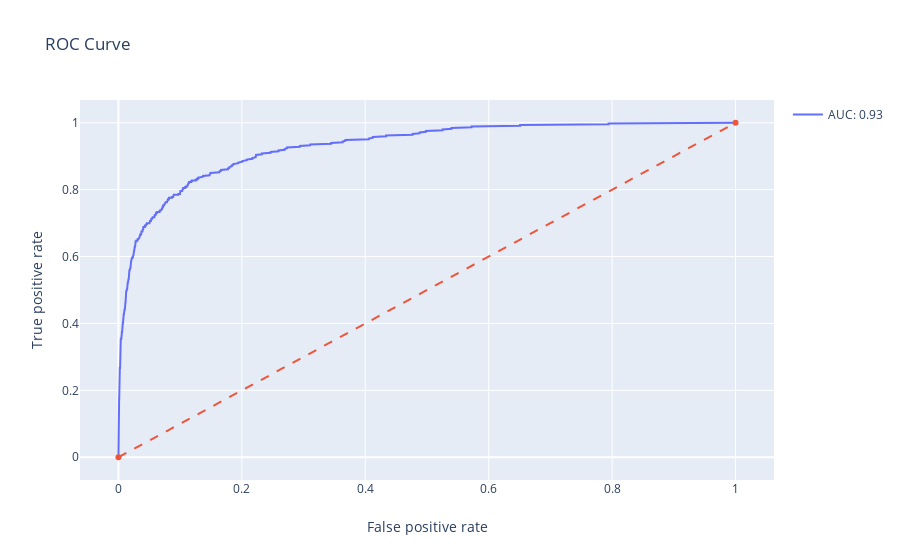

The notebook cell this image was saved under:
### Code cell
#ROC and AUC

#predict probabilities for the negative class
y_proba = lr_model.predict_proba(X_val)[:,1] 

from sklearn.metrics import roc_curve,roc_auc_score

fprs, tprs, thresholds = roc_curve(y_val, y_proba, pos_label = 1)

roc_auc = roc_auc_score(y_val, y_proba)

#ROC Plot
trace_1 = go.Scatter(x=fprs, y = tprs,  name = 'AUC: %0.2f' %roc_auc)
trace_2 = go.Scatter(x=[0,1], y = [0,1], line = dict(dash = 'dash'), showlegend=False)

data = [trace_1,trace_2]

layout = go.Layout(title = 'ROC Curve',
                  xaxis = dict(title = 'False positive rate'),
                  yaxis = dict(title = 'True positive rate'))

fig = go.Figure(data = data, layout = layout)

fig.show()

### Figure 1 — Plotly figure (JSON) as saved in the notebook; plotly's stock layout.template omitted (floating-point values rounded to 4 significant figures; data arrays with more than 128 entries replaced by an {"elided": "..."} marker saying what was removed)
{"data": [{"name": "AUC: 0.93", "type": "scatter", "x": {"elided": "569 float values"}, "y": {"elided": "569 float values"}}, {"line": {"dash": "dash"}, "showlegend": false, "type": "scatter", "x": [0, 1], "y": [0, 1]}], "layout": {"title": {"text": "ROC Curve"}, "xaxis": {"title": {"text": "False positive rate"}}, "yaxis": {"title": {"text": "True positive rate"}}}}
